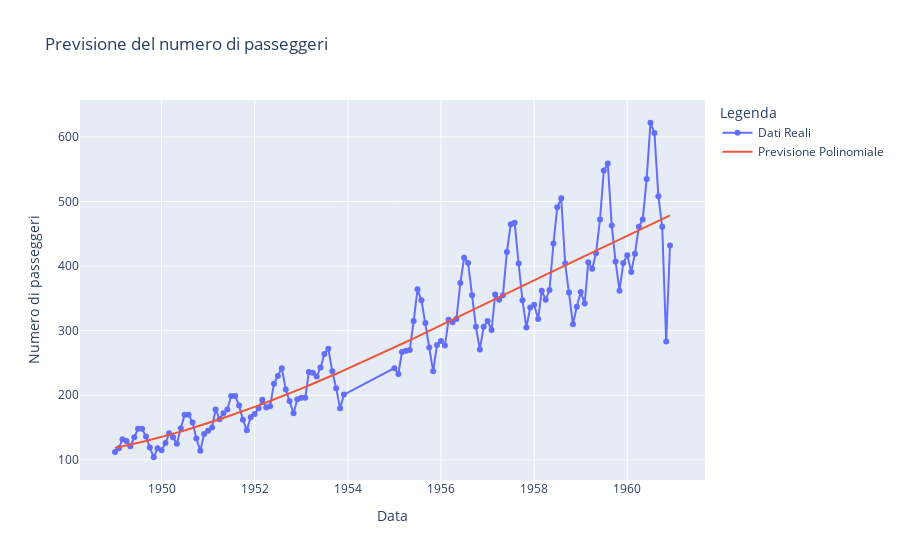

The notebook cell this image was saved under:
### Markdown cell above
### Es 1
Hai a disposizione un file `data.csv` contenente dati mensili di passeggeri con due colonne:

- `date`: data in formato `YYYY-MM` (mese/anno)
- `passengers`: numero di passeggeri per quel mese


Costruisci un modello di **regressione polinomiale** che approssima l’andamento del numero di passeggeri nel tempo.

1. Carica il dataset.
2. Convertilo in un formato numerico utilizzando una colonna `mese_numerico` che conti i mesi a partire da gennaio 1949.
3. Applica una regressione polinomiale (grado a tua scelta).
4. Calcola l’RMSE tra i valori reali e quelli predetti.
5. Visualizza i dati reali e la curva stimata con Plotly.

### Code cell
import pandas as pd
import numpy as np
from sklearn.preprocessing import PolynomialFeatures
from sklearn.linear_model import LinearRegression
from sklearn.metrics import mean_squared_error
import plotly.graph_objects as go

#1 carica il dataset
df = pd.read_csv('data.csv')

#2 - Aggiungo colonna mese_numerico
df['date'] = pd.to_datetime(df['date'])
df['mese_numerico']= (df['date'].dt.year - 1949) * 12 + df['date'].dt.month

#3 - Regressione polinomiale di grado 4
grado = 4
x = df[['mese_numerico']]

# Sostituisco i valori NaN con la media della colonna 'passengers'
y = df['passengers'].fillna(df['passengers'].mean())



poly = PolynomialFeatures(degree=grado)
x_poly = poly.fit_transform(x)

model = LinearRegression()
model.fit(x_poly, y)
y_pred = model.predict(x_poly)

#4 - Calcolo RMSE
rmse = np.sqrt(mean_squared_error(y, y_pred))
print(f"RMSE: {rmse:.2f}")

#5 - Grafico con utilizzo di plotly
fig = go.Figure()
fig.add_trace(go.Scatter(x=df['date'], y=y, mode='lines+markers', name='Dati Reali'))
fig.add_trace(go.Scatter(x=df['date'], y=y_pred, mode='lines', name='Previsione Polinomiale'))
fig.update_layout(title='Previsione del numero di passeggeri',
                  xaxis_title='Data',
                  yaxis_title='Numero di passeggeri',
                  legend_title='Legenda')
fig.show()

### Figure 1 — Plotly figure (JSON) as saved in the notebook; plotly's stock layout.template omitted (floating-point values rounded to 4 significant figures; data arrays with more than 128 entries replaced by an {"elided": "..."} marker saying what was removed)
{"data": [{"mode": "lines+markers", "name": "Dati Reali", "type": "scatter", "x": {"elided": "132 str values"}, "y": {"elided": "132 float values"}}, {"mode": "lines", "name": "Previsione Polinomiale", "type": "scatter", "x": {"elided": "132 str values"}, "y": {"elided": "132 float values"}}], "layout": {"legend": {"title": {"text": "Legenda"}}, "title": {"text": "Previsione del numero di passeggeri"}, "xaxis": {"title": {"text": "Data"}}, "yaxis": {"title": {"text": "Numero di passeggeri"}}}}
